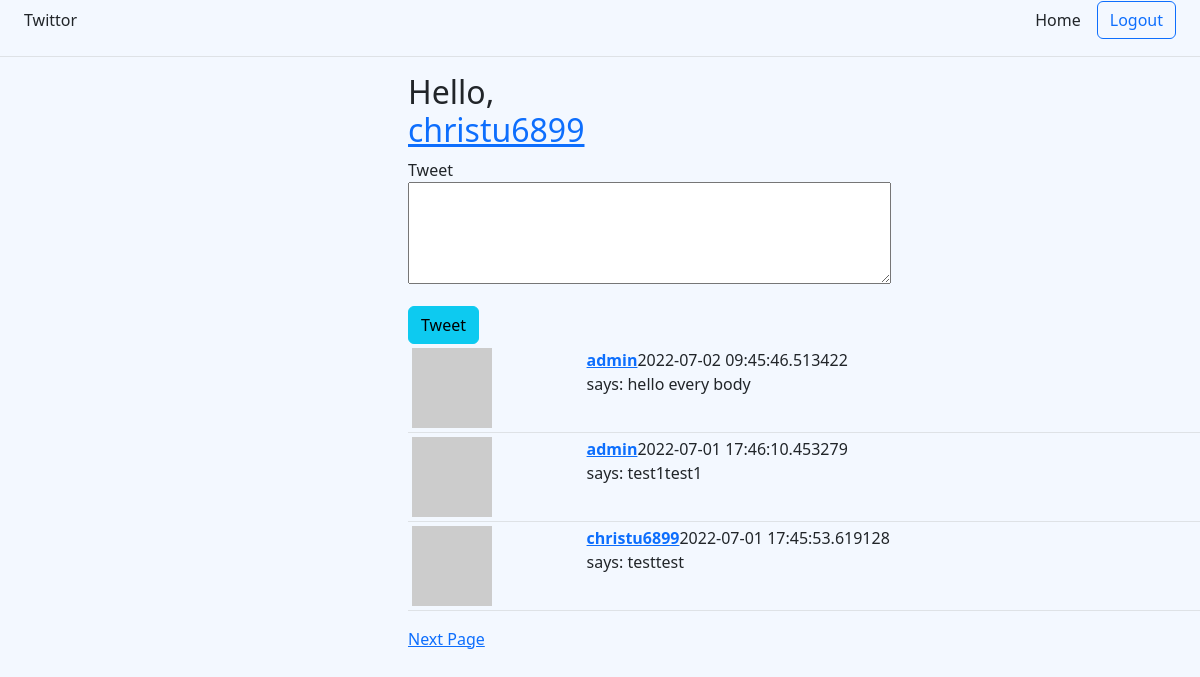
The page /index (signed in) on the database its author committed.
### twittor/models/user.py (models this page shows, shortened)
class User(UserMixin,db.Model):
    id = db.Column(db.Integer,primary_key=True)
    username = db.Column(db.String(64),unique=True, index=True)
    email = db.Column(db.String(64),unique=True, index=True)
    password_hash = db.Column(db.String(128))
    about_me = db.Column(db.String(140))
    create_time = db.Column(db.DateTime, default=datetime.utcnow)
    tweet = db.relationship('Tweet', backref='author', lazy='dynamic')
    followed = db.relationship(
        'User', secondary=followers,
        primaryjoin=(followers.c.follower_id == id),
        secondaryjoin=(followers.c.followed_id ==id),
        backref=db.backref('followers', lazy='dynamic'), lazy='dynamic'
    )
    def avatar(self, size=80):
        md5_digest = md5(self.email.lower().encode('utf-8')).hexdigest()
        return 'https://www.gravatar.com/avatar/{}?d=identicon&s={}'.format(
            md5_digest,size
        )
    def own_and_followed_tweets(self):
        followed = Tweet.query.join(
            followers, (followers.c.followed_id == Tweet.user_id)).filter(
                followers.c.follower_id == self.id)
        own = Tweet.query.filter_by(user_id=self.id)
        return followed.union(own).order_by(Tweet.create_time.desc())

### twittor/models/tweet.py (models this page shows, shortened)
class Tweet(db.Model):
    id = db.Column(db.Integer,primary_key=True)
    body = db.Column(db.String(140))
    create_time = db.Column(db.DateTime, default=datetime.utcnow)
    user_id = db.Column(db.Integer,db.ForeignKey('user.id'))

### twittor/route.py (the view)
@login_required
def index():
    form = TweetForm()
    if form.validate_on_submit():
        tweet = Tweet(body=form.tweet.data,author=current_user)
        db.session.add(tweet)
        db.session.commit()
        return redirect(url_for('index'))
    page_num = int(request.args.get('page') or 1)
    tweets =current_user.own_and_followed_tweets().paginate(
        page=page_num,per_page=current_app.config['TWEET_PER_PAGE'],
        error_out=False)
    next_url = url_for(
        'index',page=tweets.next_num) if tweets.has_next else None
    prev_url = url_for(
        'index',page=tweets.prev_num) if tweets.has_prev else None
    return render_template('index.html',tweets=tweets.items,form=form,next_url=next_url,prev_url=prev_url)

### twittor/forms.py
class TweetForm(FlaskForm):
    tweet = TextAreaField('Tweet',validators=[DataRequired(),Length(min=0,max=140)])
    submit = SubmitField('Tweet')

### twittor/models/user.py (called while the page is built)
@login_manager.user_loader
def load_user(id):
    return User.query.get(int(id))

### twittor/templates/index.html (shortened to what this page needs)
{% extends "base.html" %}
{% block content %}
<div class="row">
    <div class="col-lg-4"></div>
    <div class="col-lg-2">
        <h2>Hello, <a href="/{{ current_user.username }}">{{current_user.username}}</a></h2>
        <form action="" method="post">
            <p>
                {{ form.tweet.label }} <br>
                {{ form.tweet(cols=50, rows=4) }} <br>
            </p>
            <button class="btn btn-info" type="submit">Tweet</button>
        </form>
    </div>
</div>
<div class="row">
    <div class="col-lg-4"></div>
    <div class="col-lg-8">
        {% include '_tweets.html' %}
        {% if next_url %}
        <a href="{{ next_url }}">Next Page</a>
        {% endif %}
    </div>
</div>
{% endblock%}

### twittor/templates/_tweets.html
<table class="table table-hover table-sm">
    {% for tweet in tweets %}
    <tr valign="top">
        <td><img src="{{ tweet.author.avatar(48) }}" alt=""></td>
        <td>
            <a href="/{{tweet.author.username}}"><b>{{tweet.author.username}}</b></a>{{tweet.create_time}}<br>
            says: {{tweet.body}}
        </td>
    </tr>
    {% endfor %}
</table>

### rows shown on the page
User: username "christu6899"
Tweet: author.username "admin", create_time "2022-07-02 09:45:46.513422", body "hello every body"
Tweet: author.username "admin", create_time "2022-07-01 17:46:10.453279", body "test1test1"
Tweet: author.username "christu6899", create_time "2022-07-01 17:45:53.619128", body "testtest"
